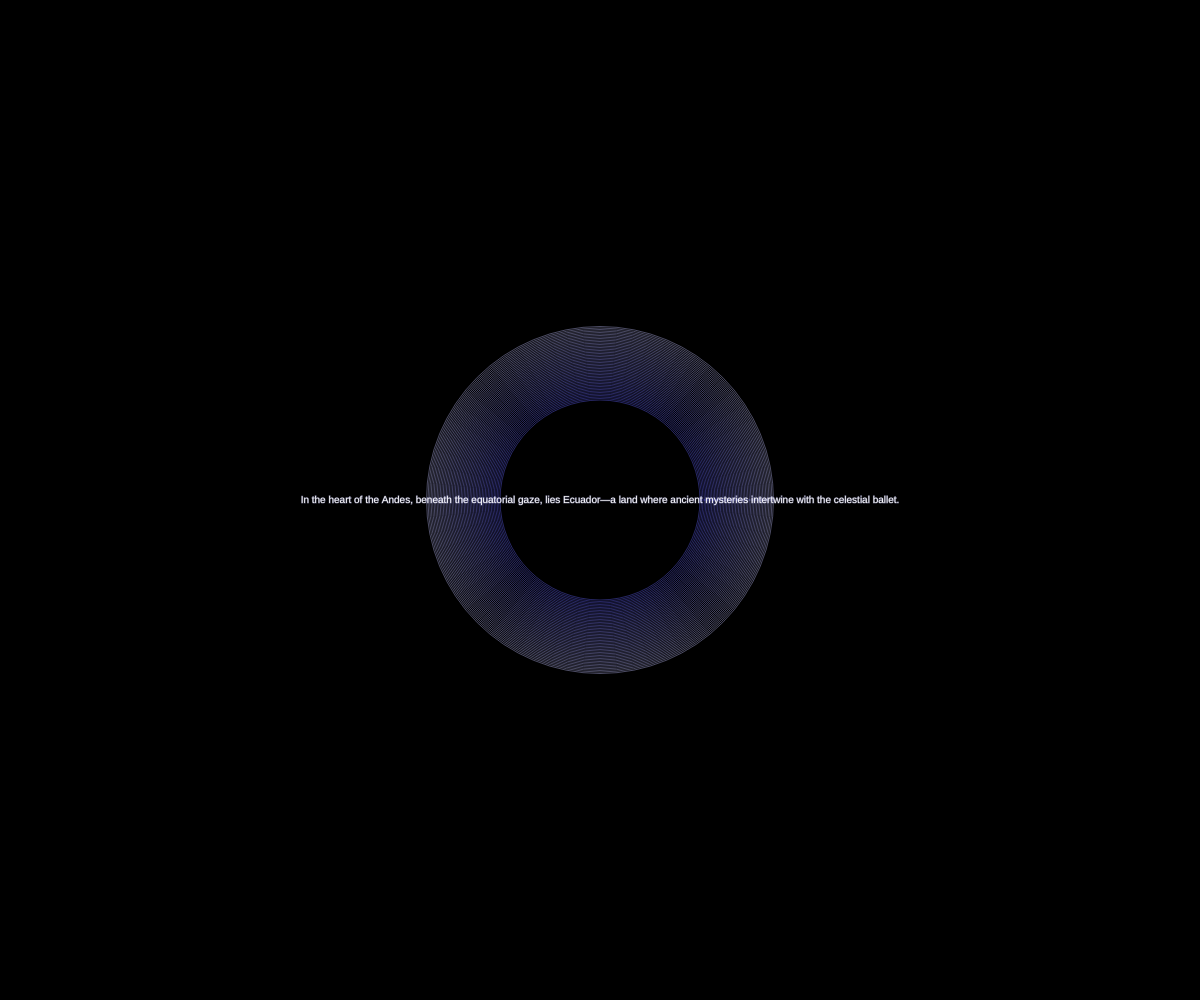
Frame 1 (no input)
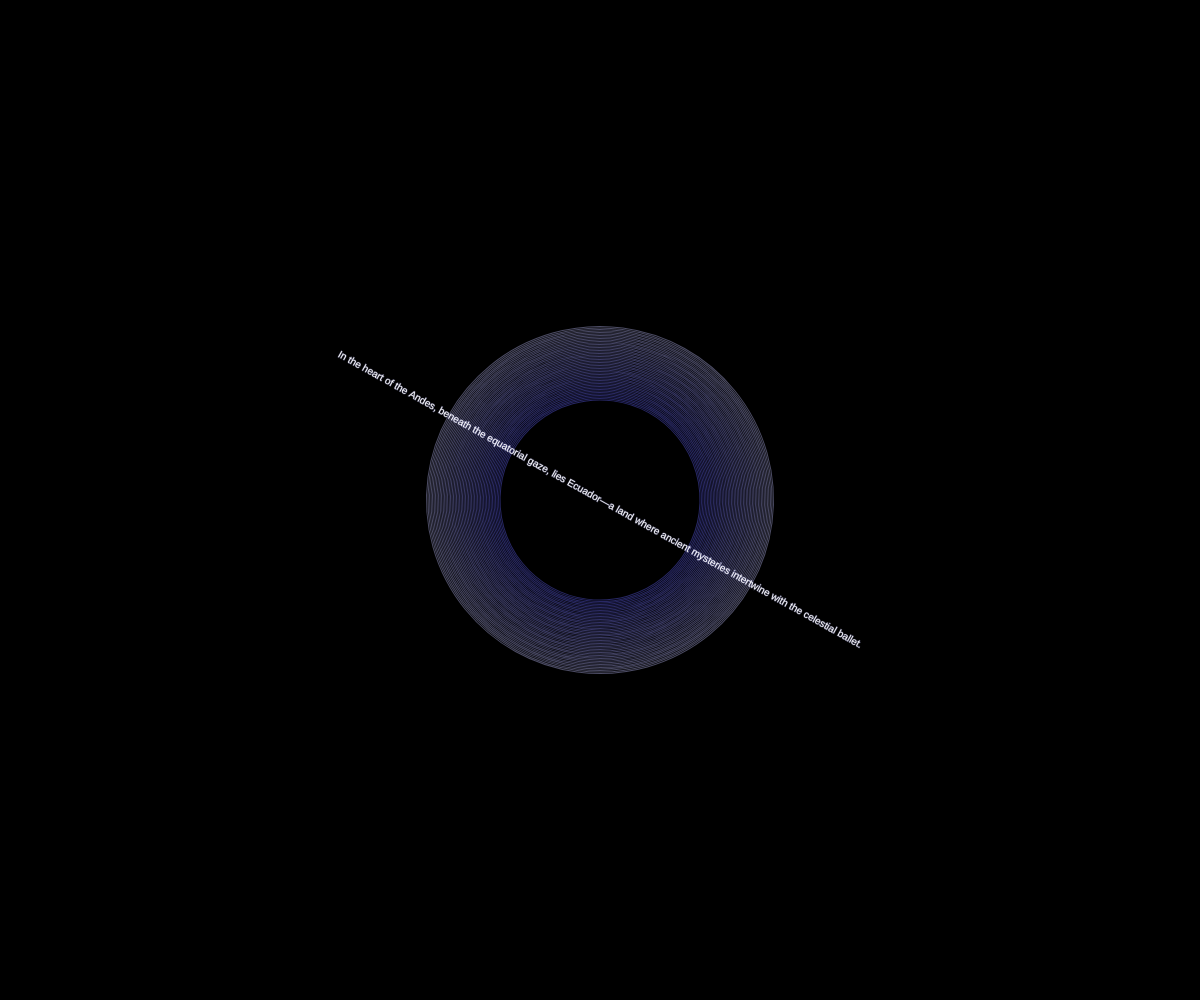
Frame 60 (no input)
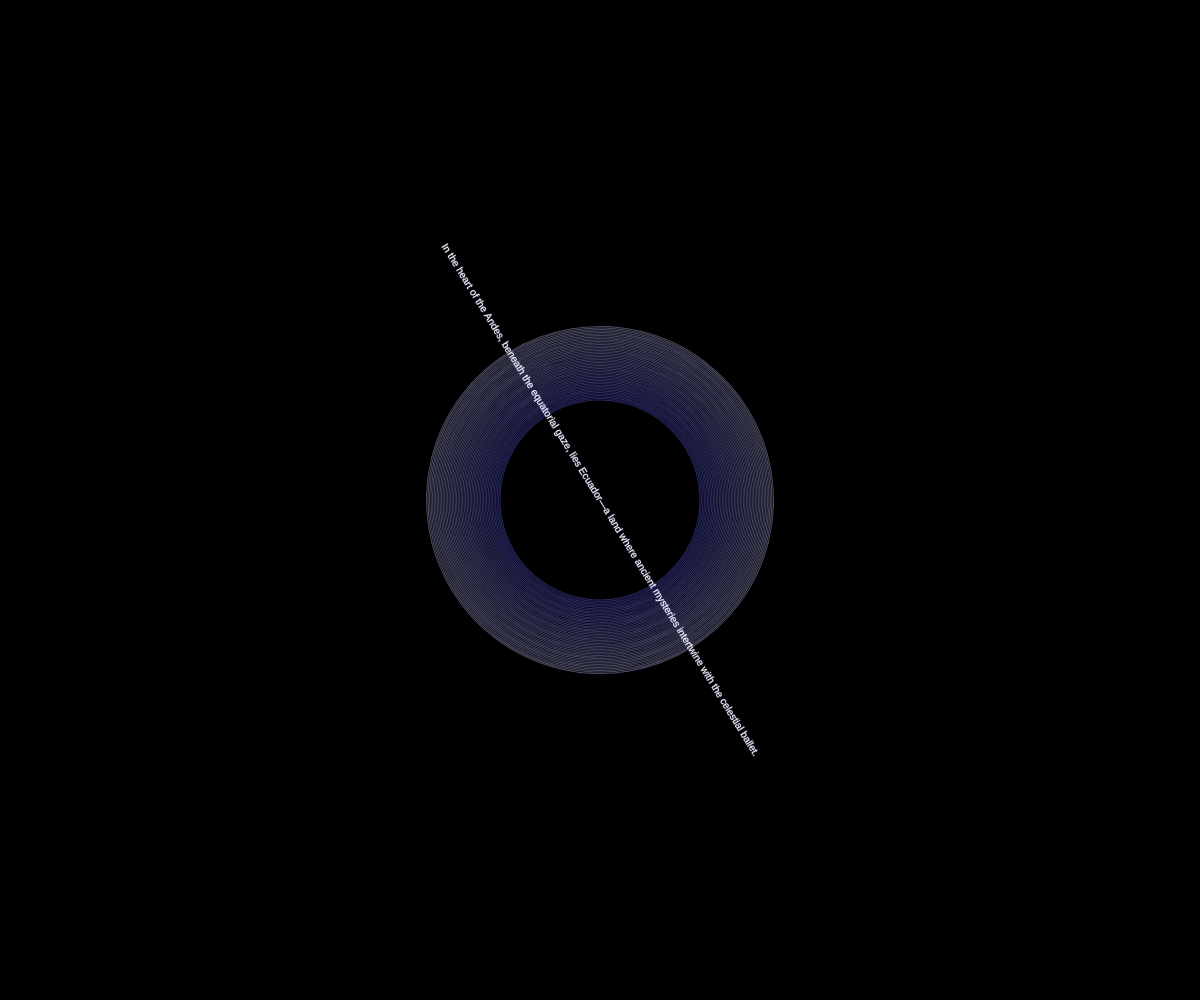
Frame 120 (the mouse pressed at the canvas centre since frame 60)

The p5.js sketch that drew these frames (run headless with seeded random() and noise() and a simulated clock; from frame 60 on, the mouse is pressed at the canvas centre):

// p5.js sketch
// ── sketch.js
let rotationAngle = 0;

function setup() {
  createCanvas(windowWidth, windowHeight);
}

function draw() {
  background(0);

  translate(width / 2, height / 2);
  rotate(radians(rotationAngle));
  noFill();

 
  for (let i = 0; i < 50; i++) {
    stroke(map(i, 0, 80, 100, 255), map(i, 0, 80, 100, 255), 255, 100);
    ellipse(0, 0, 200 + i * 3, 200 + i * 3);
  }


  textAlign(CENTER, CENTER);
  fill(255);
  textSize(10);
  text("In the heart of the Andes, beneath the equatorial gaze, lies Ecuador—a land where ancient mysteries intertwine with the celestial ballet.", 0, 0);
  
  rotationAngle += random();
}

// ── style.css
html, body {
  margin: 0;
  padding: 0;
}
canvas {
  display: block;
}

.poem{
  color: white;
}
